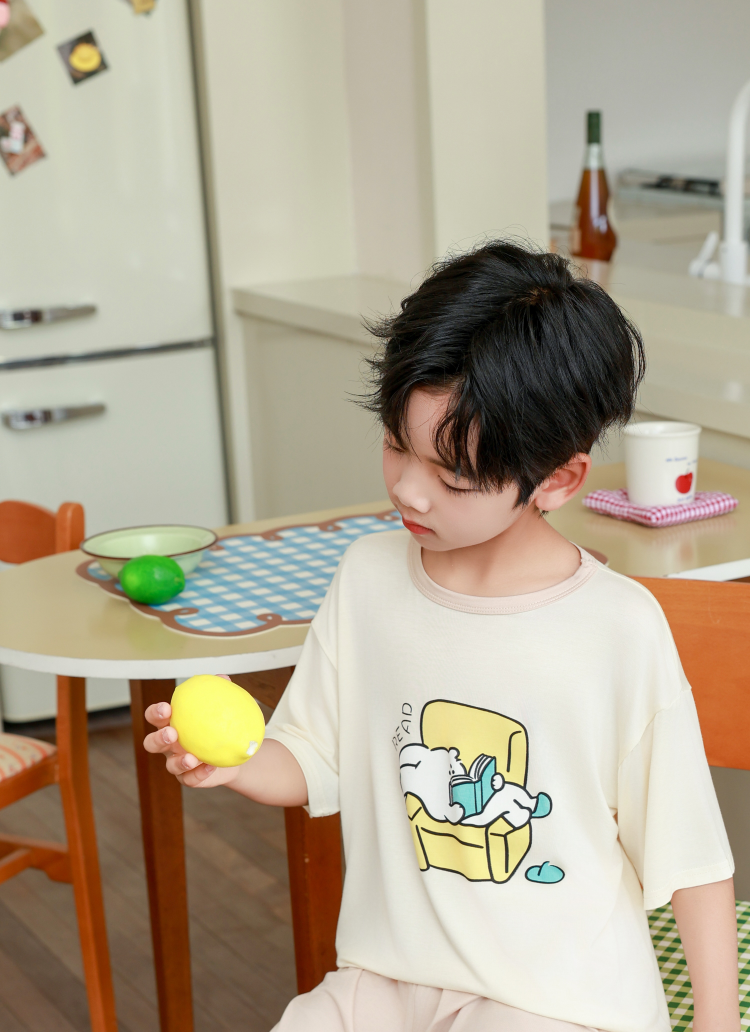
#> input picture 产品图.jpg, 3000 x 4128 px (shown at 1/4 size)
$ python -i extract_subject_test.py   (imports and definitions only)
#> lines starting #> are read from the running program, lines starting #| are printed output that depends on the picture; after the words box and inside, x2 and y2 are one past the last pixel; in counts of white or black regions, pixels touching at a corner belong together
import argparse
import json
import math
from collections import deque
from pathlib import Path
from typing import Dict, Iterable, List, Optional, Tuple

from PIL import Image, ImageChops, ImageFilter, ImageOps

SUPPORTED_EXTENSIONS = {".jpg", ".jpeg", ".png", ".webp", ".bmp", ".gif"}
DEFAULT_INPUT_DIR = Path(r"E:\360MoveData\Users\Administrator\Desktop\主图收集")
DEFAULT_OUTPUT_DIR = Path(r"E:\360MoveData\Users\Administrator\Desktop\主图收集_主体提取测试")


# [4 lines left out: function iter_images, not called in this run]


def sample_background_color(image: Image.Image) -> Tuple[int, int, int]:
    rgb = image.convert("RGB")
    width, height = rgb.size
    sample = max(4, min(width, height) // 20)
    patches = [
        (0, 0, sample, sample),
        (width - sample, 0, width, sample),
        (0, height - sample, sample, height),
        (width - sample, height - sample, width, height),
    ]
    pixels = []
    for box in patches:
        region = rgb.crop(box)
        pixels.extend(list(region.getdata()))
    if not pixels:
        return (255, 255, 255)
    pixels.sort()
    mid = pixels[len(pixels) // 2]
    return tuple(int(channel) for channel in mid)


def color_distance(pixel: Tuple[int, int, int], other: Tuple[int, int, int]) -> float:
    return math.sqrt(
        (pixel[0] - other[0]) ** 2
        + (pixel[1] - other[1]) ** 2
        + (pixel[2] - other[2]) ** 2
    )


def clamp(value: float, lower: float, upper: float) -> float:
    return max(lower, min(upper, value))


def percentile_threshold(image: Image.Image, ratio: float, lower: int, upper: int, default: int) -> int:
    histogram = image.histogram()
    total = sum(histogram)
    if not total:
        return default
    target = total * ratio
    running = 0
    for value, count in enumerate(histogram):
        running += count
        if running >= target:
            return max(lower, min(upper, value))
    return default


def trim_background_bounds(image: Image.Image, bg_color: Tuple[int, int, int]) -> Tuple[int, int, int, int]:
    rgb = image.convert("RGB")
    width, height = rgb.size
    pixels = rgb.load()
    tolerance = 30

    def row_is_background(y: int) -> bool:
        matches = 0
        for x in range(width):
            if color_distance(pixels[x, y], bg_color) <= tolerance:
                matches += 1
        return matches / max(1, width) >= 0.96

    def col_is_background(x: int) -> bool:
        matches = 0
        for y in range(height):
            if color_distance(pixels[x, y], bg_color) <= tolerance:
                matches += 1
        return matches / max(1, height) >= 0.96

    top = 0
    while top < height // 5 and row_is_background(top):
        top += 1

    bottom = height - 1
    while bottom > height * 4 // 5 and row_is_background(bottom):
        bottom -= 1

    left = 0
    while left < width // 5 and col_is_background(left):
        left += 1

    right = width - 1
    while right > width * 4 // 5 and col_is_background(right):
        right -= 1

    if right <= left or bottom <= top:
        return (0, 0, width, height)
    return (left, top, right + 1, bottom + 1)


def build_subject_mask(image: Image.Image) -> Image.Image:
    rgb = image.convert("RGB")
    bg_color = sample_background_color(rgb)
    trim_bounds = trim_background_bounds(rgb, bg_color)
    cropped = rgb.crop(trim_bounds)

    bg = Image.new("RGB", cropped.size, bg_color)
    diff = ImageChops.difference(cropped, bg).convert("L")
    gray = ImageOps.autocontrast(cropped.convert("L"))
    edges = gray.filter(ImageFilter.FIND_EDGES)

    saturation = Image.new("L", cropped.size)
    sat_pixels = []
    for pixel in cropped.getdata():
        sat_pixels.append(max(pixel) - min(pixel))
    saturation.putdata(sat_pixels)

    combined = ImageChops.lighter(diff, edges)
    combined = ImageChops.lighter(combined, saturation)
    combined = ImageOps.autocontrast(combined)

    threshold = percentile_threshold(combined, ratio=0.80, lower=22, upper=96, default=34)
    mask = combined.point(lambda value: 255 if value >= threshold else 0)

    shorter_side = min(cropped.size)
    grow = 2 if shorter_side < 1200 else 3
    shrink = 1 if shorter_side < 1200 else 2
    for _ in range(grow):
        mask = mask.filter(ImageFilter.MaxFilter(5))
    for _ in range(shrink):
        mask = mask.filter(ImageFilter.MinFilter(3))
    mask = mask.filter(ImageFilter.GaussianBlur(radius=1.0)).point(lambda value: 255 if value >= 92 else 0)

    full_mask = Image.new("L", rgb.size, 0)
    full_mask.paste(mask, trim_bounds[:2])
    return full_mask


# [330 lines left out: functions find_components, score_component, merge_boxes, expand_bbox, tighten_bbox_by_background, fallback_center_crop and 5 more, not called in this run]


# [2 lines not run here, left out]

>>> from PIL import Image
>>> picture = Image.open('产品图.jpg')
#> picture is the input picture: PIL image 3000x4128 RGB; mean R, G, B 177.2, 166.4, 145.8
>>> result = build_subject_mask(picture)
#> after the loop in sample_background_color, `for box in patches:`:
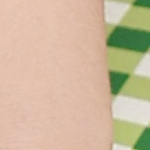
#> region: PIL image 150x150 RGB; mean R, G, B 205.9, 185.1, 157.7
#> after the loop in sample_background_color, `for box in patches:`: pixels = 90000 items
#> in sample_background_color, `mid = pixels[len(pixels) // 2]`: mid = (171, 171, 161)
#> in build_subject_mask, `trim_bounds = trim_background_bounds(rgb, bg_color)`: trim_bounds = (0, 0, 3000, 4128)
#> in build_subject_mask, `bg = Image.new("RGB", cropped.size, bg_color)`:
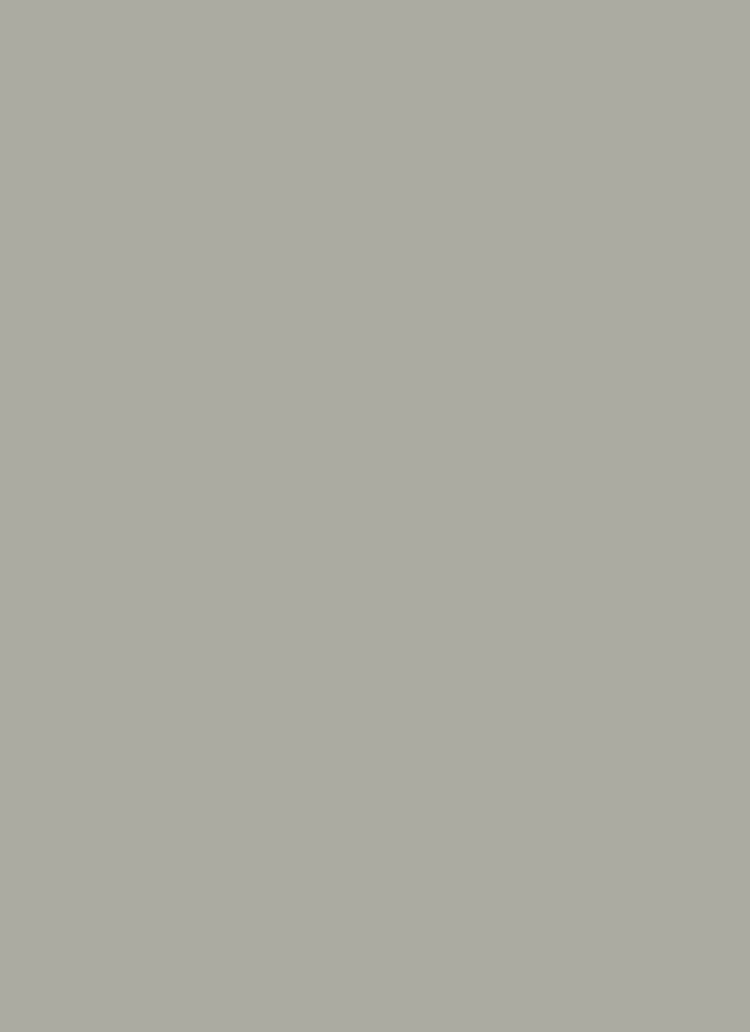
#> bg: PIL image 3000x4128 RGB (shown at 1/4 size); mean R, G, B 171, 171, 161
#> in build_subject_mask, `edges = gray.filter(ImageFilter.FIND_EDGES)`:
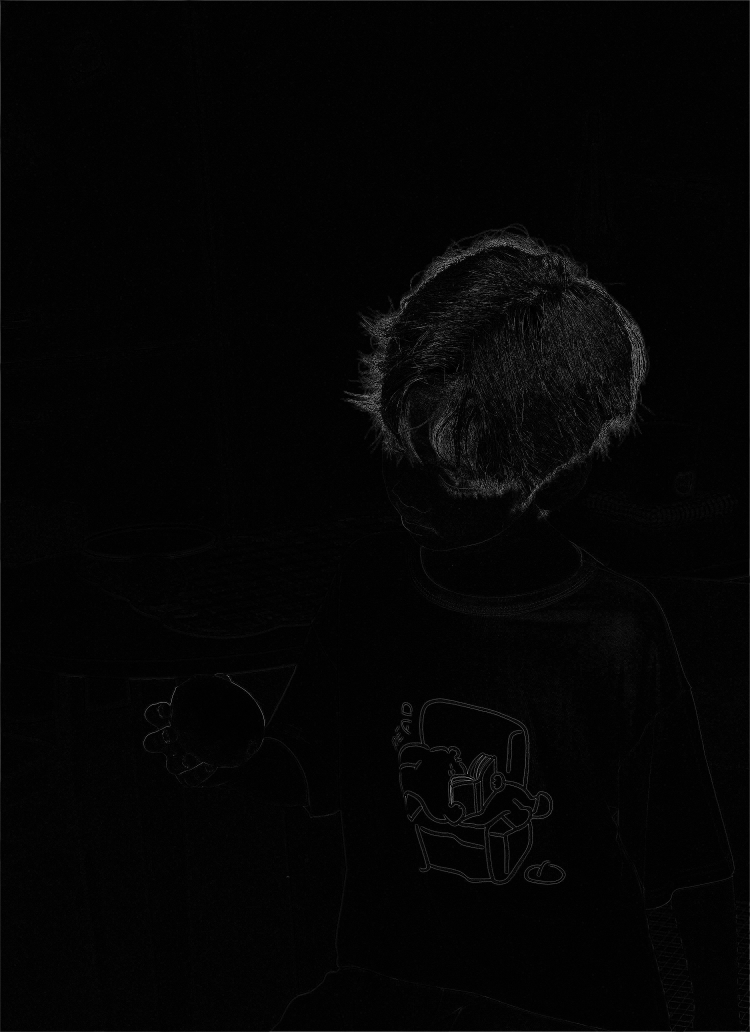
#> edges: PIL image 3000x4128 L (shown at 1/4 size); min 0, max 255, mean 4.4
#> in build_subject_mask, `saturation = Image.new("L", cropped.size)`: saturation: PIL image 3000x4128 L; every value is 0
#> the loop in build_subject_mask, `for pixel in cropped.getdata():` made 12384000 passes
#> pixel on passes 1 to 3: (173, 38, 18), (176, 41, 21), (175, 42, 23)
#> after the loop in build_subject_mask, `for pixel in cropped.getdata():`: sat_pixels = 12384000 items
#> in build_subject_mask, `combined = ImageChops.lighter(combined, saturation)`:
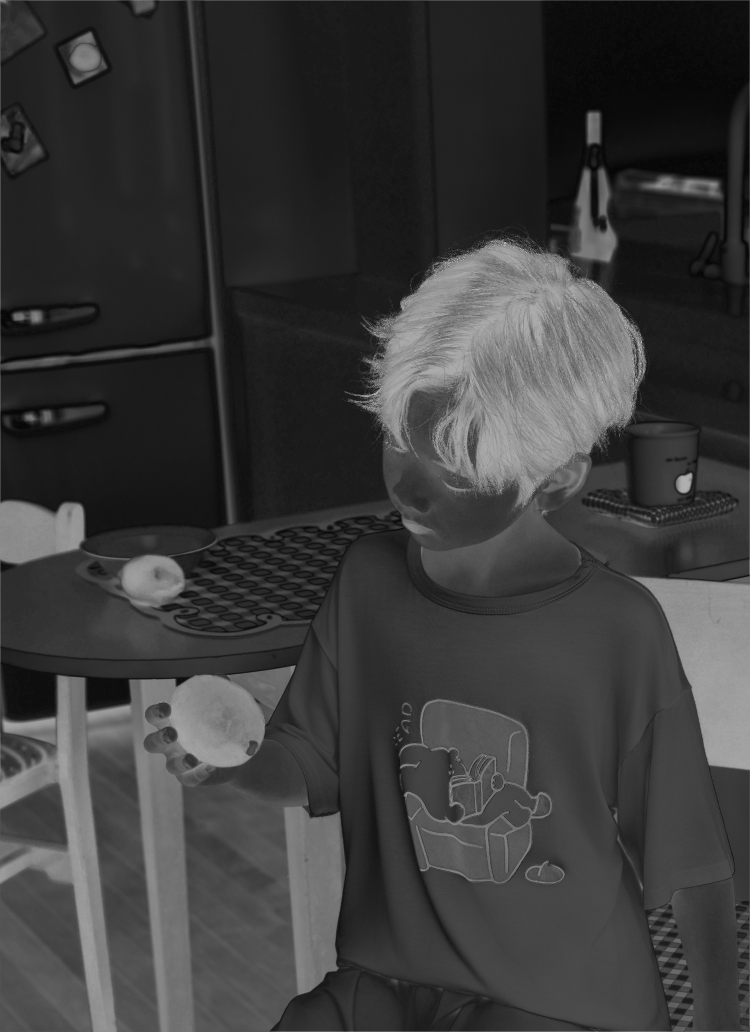
#> combined: PIL image 3000x4128 L (shown at 1/4 size); min 2, max 255, mean 59.2
#> in percentile_threshold, `histogram = image.histogram()`: histogram = 256 values, max 446289 at index 25, min 0 at index 127, mean 48375
#> in percentile_threshold, `total = sum(histogram)`: total = 12384000
#> in percentile_threshold, `target = total * ratio`: target = 9907200
#> the loop in percentile_threshold, `for value, count in enumerate(histogram):` made 81 passes
#> (count, running) on passes 1 to 12: (22, 22), (42, 64), (86, 150), (447, 597), (5269, 5866), (15196, 21062), (92547, 113609), (32298, 145907), (63203, 209110), (129460, 338570), (66619, 405189), (47709, 452898)
#> after the loop in percentile_threshold, `for value, count in enumerate(histogram):`: running = 9914714
#> in build_subject_mask, `threshold = percentile_threshold(combined, ratio=0.80, lower=22, upper..`: threshold = 80
#> in build_subject_mask, `mask = combined.point(lambda value: 255 if value >= threshold else 0)`:
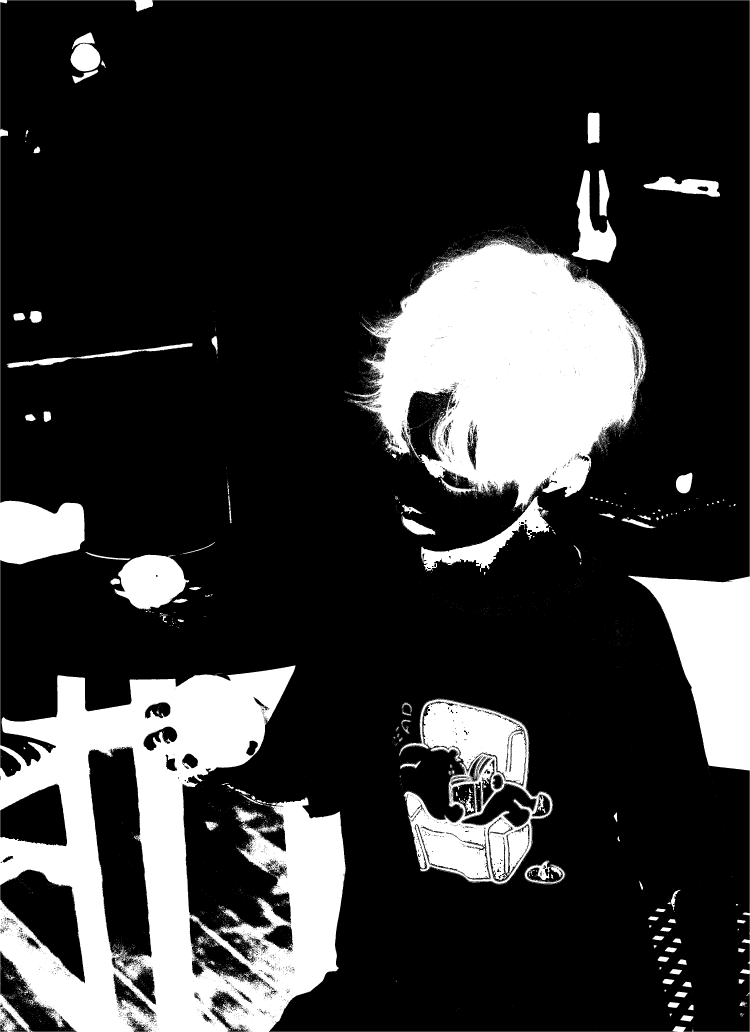
#> mask: PIL image 3000x4128 L (shown at 1/4 size); 20.5% white; 8516 white regions (8210 under 20 px), largest, box (x1, y1, x2, y2) and area: (0, 0, 3000, 4128) 1331342, (1393, 955, 2586, 2038) 765475, (1598, 2795, 2209, 3535) 199408
#> the loop in build_subject_mask, `for _ in range(shrink):` made 2 passes
#> pass 1, in build_subject_mask, `mask = mask.filter(ImageFilter.MinFilter(3))`:
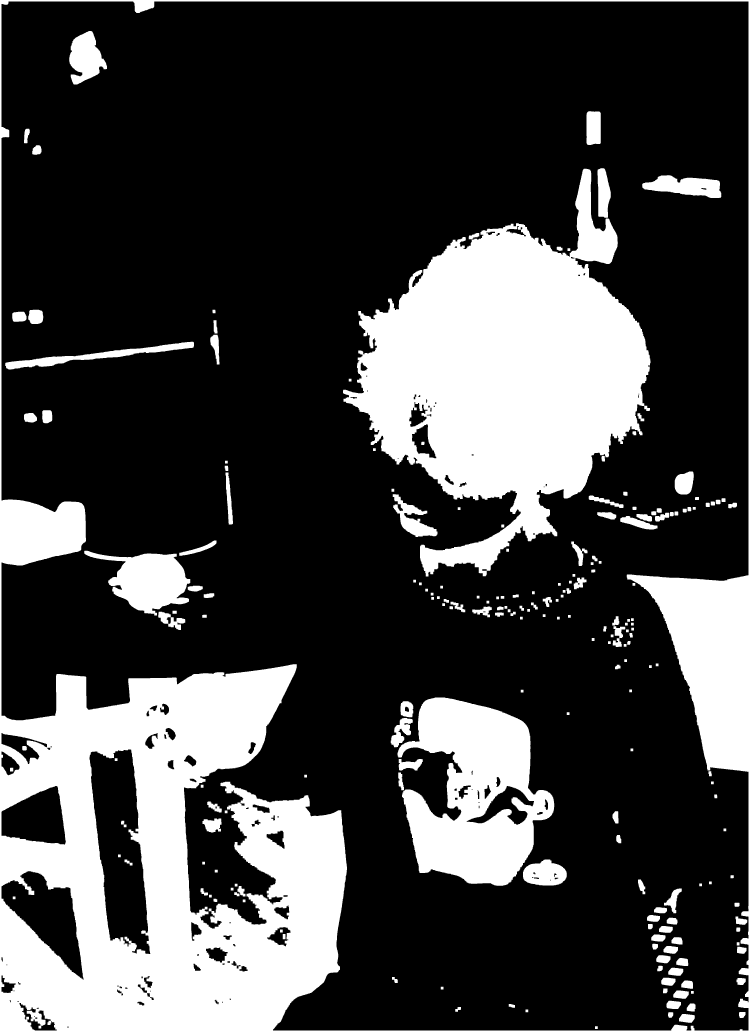
#> mask: PIL image 3000x4128 L (shown at 1/4 size); 25.9% white; 203 white regions, largest, box (x1, y1, x2, y2) and area: (0, 0, 3000, 4128) 1644866, (1372, 675, 2602, 2306) 1007874, (1590, 2790, 2217, 3543) 278147
#> in build_subject_mask, `mask = mask.filter(ImageFilter.GaussianBlur(radius=1.0)).point(lambda ..`: mask: PIL image 3000x4128 L; 25.3% white; 214 white regions, largest, box (x1, y1, x2, y2) and area: (0, 0, 3000, 4128) 1612114, (1373, 676, 2601, 2305) 995241, (1591, 2791, 2216, 3542) 272847
